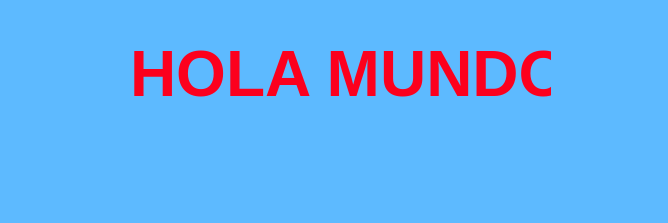
<?xml version="1.0" encoding="UTF-8"?>
<ui version="4.0">
 <class>MainWindow</class>
 <widget class="QMainWindow" name="MainWindow">
  <property name="geometry">
   <rect>
    <x>0</x>
    <y>0</y>
    <width>668</width>
    <height>223</height>
   </rect>
  </property>
  <property name="windowTitle">
   <string>MainWindow</string>
  </property>
  <property name="styleSheet">
   <string notr="true">background-color: rgb(93, 186, 255);</string>
  </property>
  <widget class="QWidget" name="centralwidget">
   <widget class="QLabel" name="lb_mensaje">
    <property name="geometry">
     <rect>
      <x>130</x>
      <y>20</y>
      <width>421</width>
      <height>111</height>
     </rect>
    </property>
    <property name="styleSheet">
     <string notr="true">color: rgb(252, 0, 29);</string>
    </property>
    <property name="text">
     <string>&lt;html&gt;&lt;head/&gt;&lt;body&gt;&lt;p align=&quot;center&quot;&gt;&lt;span style=&quot; font-size:48pt; font-weight:600;&quot;&gt;HOLA MUNDO&lt;/span&gt;&lt;/p&gt;&lt;/body&gt;&lt;/html&gt;</string>
    </property>
   </widget>
  </widget>
  <widget class="QMenuBar" name="menubar">
   <property name="geometry">
    <rect>
     <x>0</x>
     <y>0</y>
     <width>668</width>
     <height>24</height>
    </rect>
   </property>
  </widget>
  <widget class="QStatusBar" name="statusbar"/>
 </widget>
 <resources/>
 <connections/>
</ui>
